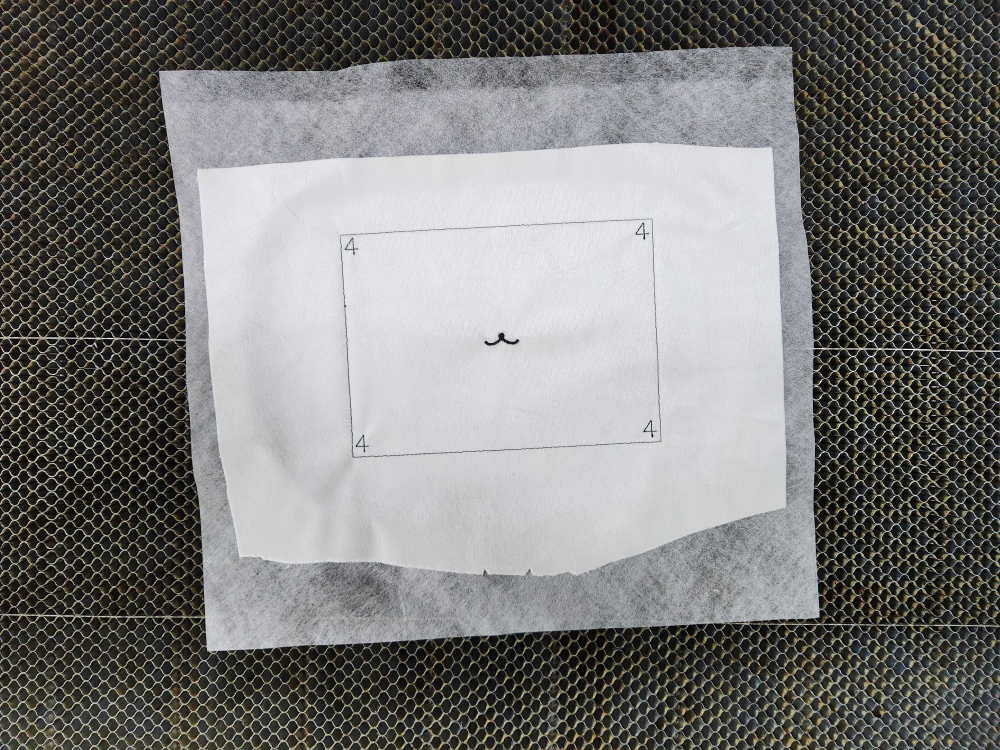
#> input picture image/cloth5.jpg, 4000 x 3000 px (shown at 1/4 size)
$ python test_template_matching.py
#> lines starting #> are read from the running program, lines starting #| are printed output that depends on the picture; after the words box and inside, x2 and y2 are one past the last pixel; in counts of white or black regions, pixels touching at a corner belong together
import cv2
import numpy as np
from matplotlib import pyplot as plt
import matplotlib.patches as patches
import matplotlib as mpl

from InvariantTM1 import invariant_match_template  # ,template_crop
import time

# 시작 시간 기록
start_time = time.time()

if __name__ == "__main__":
    img_bgr = cv2.imread("./image/cloth5.jpg")
#> img_bgr is the input picture: shape (3000, 4000, 3); mean B, G, R 120.7, 121.6, 122.4
    img_rgb = cv2.cvtColor(img_bgr, cv2.COLOR_BGR2RGB)
    template_bgr = plt.imread("./image/marker_ideal.jpg")
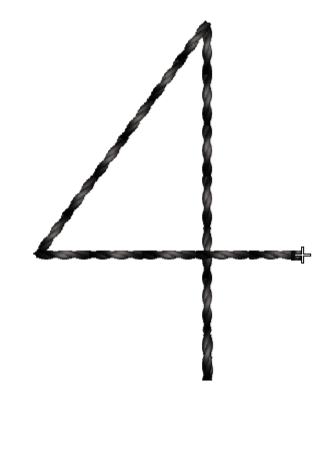
#> input picture image/marker_ideal.jpg, 335 x 452 px
#> template_bgr is the input picture: shape (452, 335, 3); mean R, G, B 244.1, 244.1, 244
    template_bgr = cv2.resize(
        template_bgr, (0, 0), fx=0.2, fy=0.2
    )  # 템플릿 사이즈 조절(촬영 후에 조정필요)
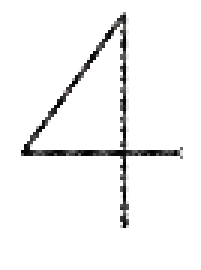
#> template_bgr: shape (90, 67, 3) (shown 3 times larger); mean R, G, B 244.1, 244.1, 244

    template_rgb = cv2.cvtColor(template_bgr, cv2.COLOR_BGR2RGB)
    img_gray = cv2.cvtColor(img_rgb, cv2.COLOR_RGB2GRAY)
    _, img_binary = cv2.threshold(
        img_gray, 127, 255, cv2.THRESH_BINARY
    )  # 실제 이미지 이진화
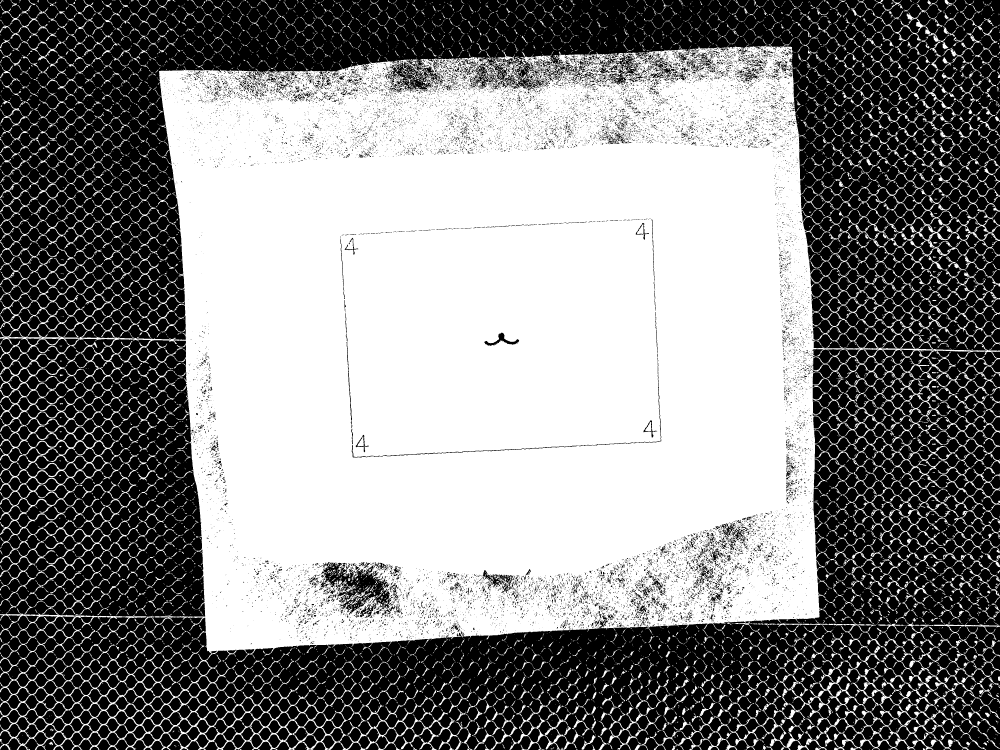
#> img_binary: shape (3000, 4000) (shown at 1/4 size); 52.6% white; 19610 black regions (17221 under 20 px), largest, box (x1, y1, x2, y2) and area: (0, 0, 4000, 1359) 1892399, (784, 1692, 4000, 3000) 1363528, (0, 1357, 846, 2786) 593661
    img_rgb = cv2.cvtColor(img_binary, cv2.COLOR_GRAY2RGB)
    # [5 lines of commented-out code are left out]
    cropped_template_rgb = template_rgb
    cropped_template_rgb = np.array(cropped_template_rgb)
    cropped_template_gray = cv2.cvtColor(cropped_template_rgb, cv2.COLOR_RGB2GRAY)
    height, width = cropped_template_gray.shape
#> height = 90; width = 67
    # fig = plt.figure(num="Template - Close the Window to Continue >>>")
    # plt.imshow(cropped_template_rgb)
    # plt.show()

#> (the run stopped early here; a loop or call above may not have finished)
